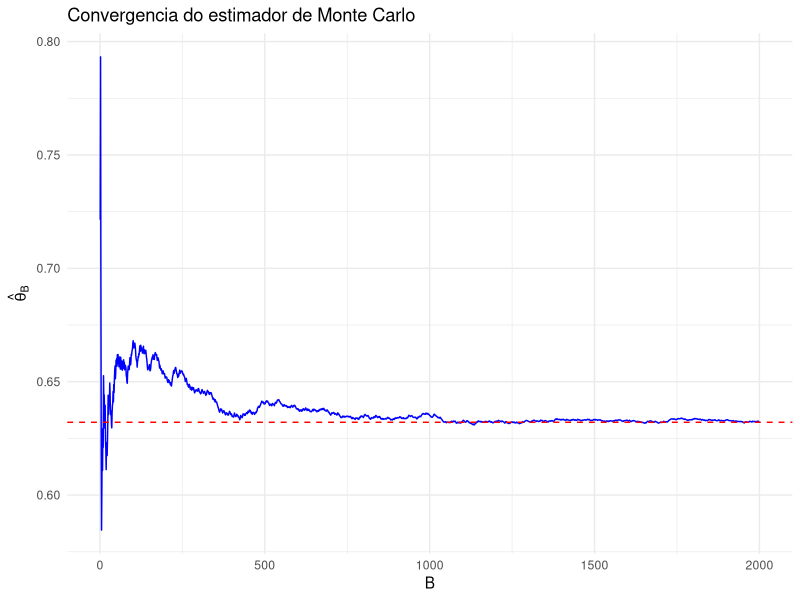
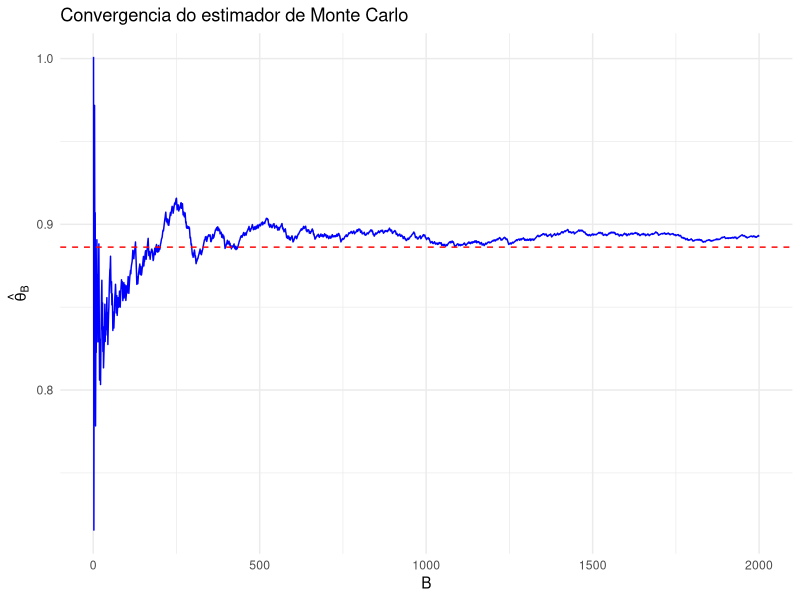
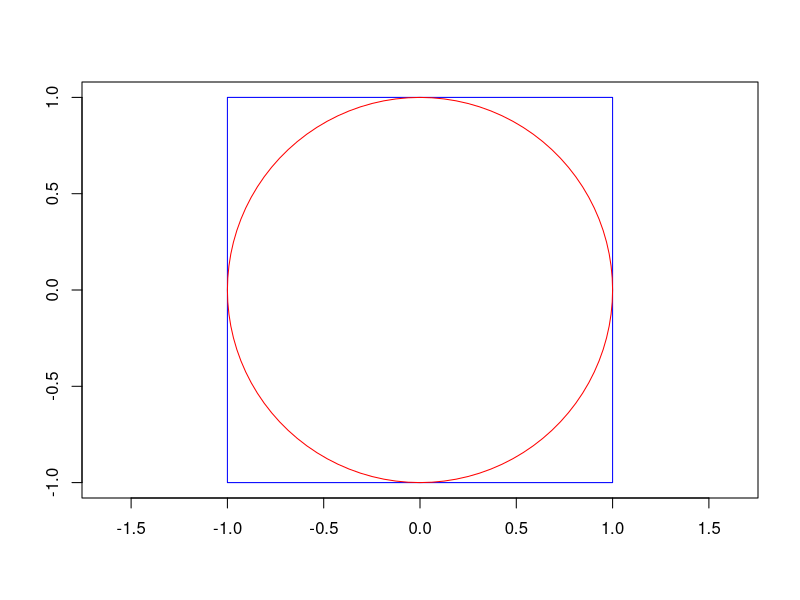
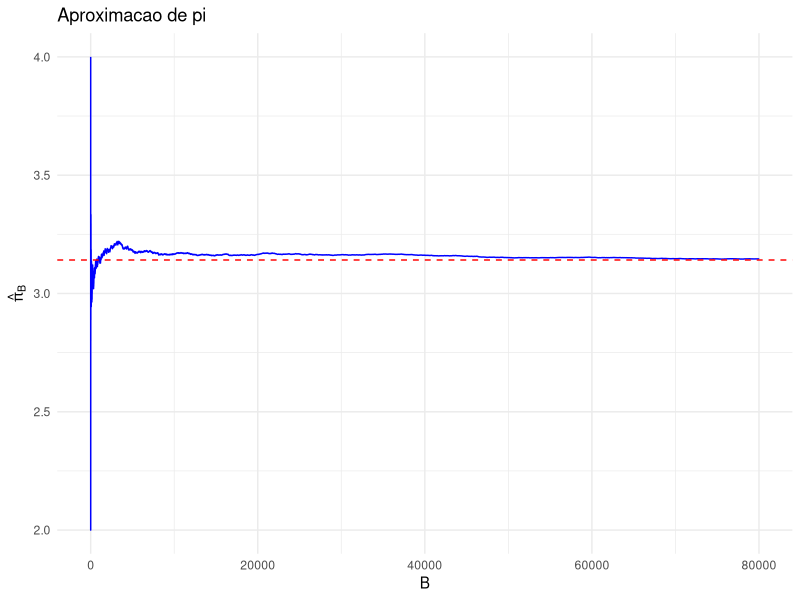
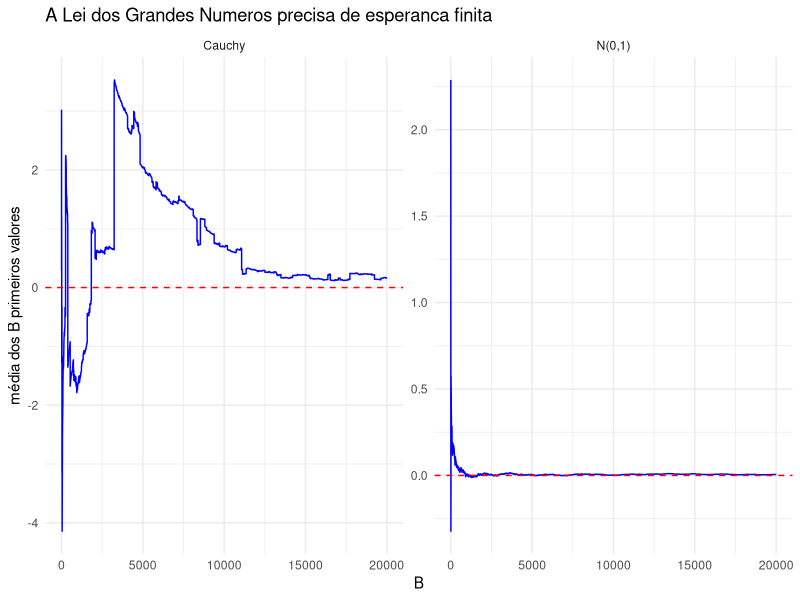
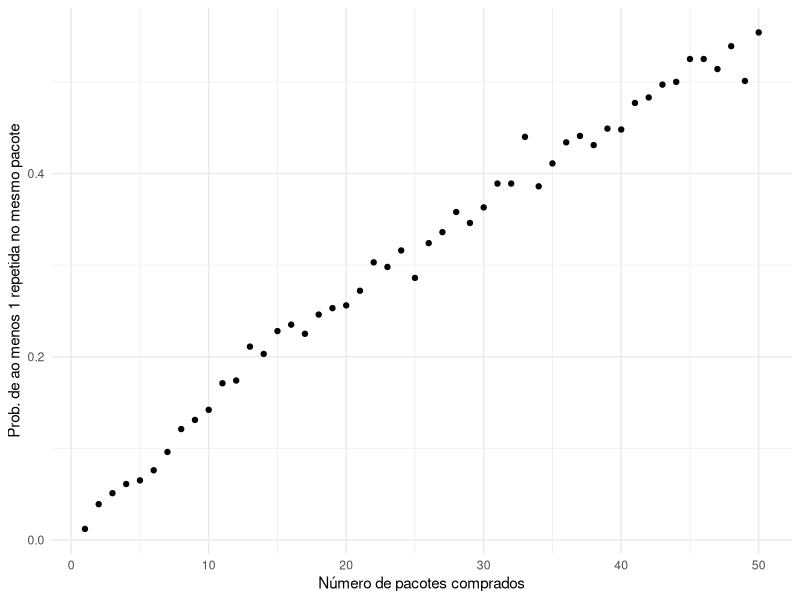

These figures' R source, in order:
## ---- chunk 1
set.seed(58)
B <- 100
u <- runif(B, min = 0, max = 1)

# Estimativa de theta usando Monte Carlo
theta_hat <- mean(exp(-u))
cat("Estimativa de theta:", theta_hat, "\n")

# Valor real da integral
valor_real <- 1 - exp(-1)
cat("Valor real:", valor_real, "\n")
## ---- chunk 2
library(ggplot2)

set.seed(58)
B <- 2000
u <- runif(B)

# cumsum(x)[i] é a soma dos i primeiros elementos de x. Dividindo pelo índice,
# obtemos a média dos i primeiros valores, ou seja, a estimativa com i simulações
theta_hat_parcial <- cumsum(exp(-u)) / (1:B)

dados <- data.frame(b = 1:B, theta_hat = theta_hat_parcial)

ggplot(dados, aes(x = b, y = theta_hat)) +
  geom_line(color = "blue") +
  geom_hline(yintercept = 1 - exp(-1), color = "red", linetype = "dashed") +
  labs(x = "B", y = expression(hat(theta)[B]),
       title = "Convergencia do estimador de Monte Carlo") +
  theme_minimal()
## ---- chunk 3
set.seed(58)
B <- 10000
a <- 0
b <- pi

u <- runif(B, min = a, max = b)

# Não esqueça do fator (b - a): a densidade da Unif(a,b) vale 1/(b-a), e não 1
theta_hat <- (b - a) * mean(u * sin(u))
cat("Estimativa de theta:", theta_hat, "\n")
cat("Valor real:", pi, "\n")
## ---- chunk 4
set.seed(58)
B <- 1000
x <- rexp(B, rate = 1)

theta_hat <- mean(exp(-(x^2 - x)))
cat("Estimativa de theta:", theta_hat, "\n")

valor_real <- sqrt(pi) / 2
cat("Valor real:", valor_real, "\n")
## ---- chunk 5
set.seed(58)
B <- 2000
x <- rexp(B, rate = 1)

theta_hat_parcial <- cumsum(exp(-(x^2 - x))) / (1:B)

dados <- data.frame(b = 1:B, theta_hat = theta_hat_parcial)

ggplot(dados, aes(x = b, y = theta_hat)) +
  geom_line(color = "blue") +
  geom_hline(yintercept = sqrt(pi) / 2, color = "red", linetype = "dashed") +
  labs(x = "B", y = expression(hat(theta)[B]),
       title = "Convergencia do estimador de Monte Carlo") +
  theme_minimal()
## ---- chunk 6
set.seed(58)

# Número de simulações
B <- 50000

# Geração de valores da distribuição Gama(2,3)
x <- rgamma(B, shape = 2, rate = 3)

# Indicadora do evento de interesse: TRUE vira 1 e FALSE vira 0
y <- as.integer(x >= 0.4)

# Estimativa via Monte Carlo
valor_aproximado <- mean(y)
cat("Valor aproximado via Monte Carlo:", valor_aproximado, "\n")

# Valor real, usando a função de distribuição acumulada (f.d.a.)
valor_real <- 1 - pgamma(0.4, shape = 2, rate = 3)
cat("Valor real (f.d.a.):", valor_real, "\n")
## ---- chunk 7
require(plotrix)

plot(c(-1, 1), c(-1, 1), type = "n", asp = 1, xlab = "", ylab = "")
rect(-1, -1, 1, 1, border = "blue")
draw.circle(0, 0, 1, border = "red")
## ---- chunk 8
set.seed(459)

B <- 80000
z <- numeric(B)

# Loop para gerar os pontos e verificar se estão dentro do círculo.
# Como U ~ Unif(0,1), 2*U - 1 tem distribuição Unif(-1,1)
for (i in 1:B) {
  x <- 2 * runif(1) - 1
  y <- 2 * runif(1) - 1
  z[i] <- (x^2 + y^2 <= 1)
}

# Estimativa de pi usando os i primeiros pontos, para cada i
theta_hat <- cumsum(z) / (1:B)
pi_hat <- theta_hat * 4

dados <- data.frame(b = 1:B, pi_hat = pi_hat)

ggplot(dados, aes(x = b, y = pi_hat)) +
  geom_line(color = "blue") +
  geom_hline(yintercept = pi, color = "red", linetype = "dashed") +
  labs(x = "B", y = expression(hat(pi)[B]),
       title = "Aproximacao de pi") +
  theme_minimal()
## ---- chunk 9
set.seed(0)
B <- 10000  # número de simulações
z <- numeric(B)

# Loop para gerar os pontos e verificar se estão dentro do círculo
for (i in 1:B) {
  x <- 2 * runif(1) - 1
  y <- 2 * runif(1) - 1
  z[i] <- (x^2 + y^2 <= 1)
}

# Estimativa pontual
theta_hat <- mean(z)
pi_hat <- theta_hat * 4
cat("Estimativa de pi:", pi_hat, "\n")

# Desvio padrão de uma observação e erro padrão da média
sigma_hat <- sd(z)
erro_padrao <- sigma_hat / sqrt(B)

alpha <- 0.05  # nível de significância
z_alpha2 <- qnorm(1 - alpha / 2)

# Intervalo de confiança para theta = pi/4 e, multiplicando por 4, para pi
ic_theta <- c(theta_hat - z_alpha2 * erro_padrao,
              theta_hat + z_alpha2 * erro_padrao)
ic_pi <- 4 * ic_theta
cat("Intervalo de confiança para pi:", ic_pi, "\n")
## ---- chunk 10
set.seed(1)

# Etapa 1: simulação piloto, apenas para estimar sigma
B_piloto <- 1000
x <- runif(B_piloto, -1, 1)
y <- runif(B_piloto, -1, 1)
z <- as.integer(x^2 + y^2 <= 1)
sigma_hat <- sd(z)

# Etapa 2: B necessário para a semi-amplitude desejada.
# Como estimamos pi = 4*theta, o erro em pi é 4 vezes o erro em theta
epsilon <- 0.001
z_alpha2 <- qnorm(0.975)
B_necessario <- (z_alpha2 * 4 * sigma_hat / epsilon)^2

cat("Desvio padrão estimado:", sigma_hat, "\n")
cat("B necessário:", ceiling(B_necessario), "\n")
## ---- chunk 11
set.seed(7)
B <- 20000

# Média dos i primeiros valores gerados, para cada i, nas duas distribuições
media_normal <- cumsum(rnorm(B)) / (1:B)
media_cauchy <- cumsum(rcauchy(B)) / (1:B)

dados <- data.frame(
  b = rep(1:B, 2),
  media = c(media_normal, media_cauchy),
  distribuicao = rep(c("N(0,1)", "Cauchy"), each = B)
)

ggplot(dados, aes(x = b, y = media)) +
  geom_line(color = "blue") +
  geom_hline(yintercept = 0, color = "red", linetype = "dashed") +
  facet_wrap(~ distribuicao, scales = "free_y") +
  labs(x = "B", y = "média dos B primeiros valores",
       title = "A Lei dos Grandes Numeros precisa de esperanca finita") +
  theme_minimal()
## ---- chunk 12
set.seed(42)
n_figurinhas <- 640
B <- 1000
n_pacotes <- 1:50

prob_coincidencia <- numeric(length(n_pacotes))

for (ii in seq_along(n_pacotes)) {
  tem_repetida <- numeric(B)
  for (jj in 1:B) {
    # Cada linha da matriz é um pacote com 5 figurinhas sorteadas com reposição
    figurinhas <- matrix(sample(1:n_figurinhas, n_pacotes[ii] * 5, replace = TRUE),
                         nrow = n_pacotes[ii], ncol = 5)
    # apply(m, 1, f) aplica a função f a cada linha da matriz m; aqui, f verifica
    # se o pacote tem alguma figurinha repetida
    repetida_no_pacote <- apply(figurinhas, 1, function(pacote) any(duplicated(pacote)))
    tem_repetida[jj] <- any(repetida_no_pacote)
  }
  prob_coincidencia[ii] <- mean(tem_repetida)
}
## ---- chunk 13
dados <- data.frame(n_pacotes = n_pacotes, prob_coincidencia = prob_coincidencia)

ggplot(dados, aes(x = n_pacotes, y = prob_coincidencia)) +
  geom_point() +
  labs(x = "Número de pacotes comprados",
       y = "Prob. de ao menos 1 repetida no mesmo pacote") +
  theme_minimal()
## ---- chunk 14
set.seed(42)
numero_pacotes <- numeric(B)

for (jj in 1:B) {
  ja_tenho <- rep(FALSE, n_figurinhas)  # ja_tenho[k]: a figurinha k já apareceu?
  n_distintas <- 0
  contador_pacotes <- 0

  while (n_distintas < n_figurinhas) {
    pacote <- sample(1:n_figurinhas, 5, replace = TRUE)
    for (figurinha in pacote) {
      if (!ja_tenho[figurinha]) {
        ja_tenho[figurinha] <- TRUE
        n_distintas <- n_distintas + 1
      }
    }
    contador_pacotes <- contador_pacotes + 1
  }

  numero_pacotes[jj] <- contador_pacotes
}
## ---- chunk 15
mean(numero_pacotes)
## ---- chunk 16
cat("Probabilidade de precisar de mais de 800 pacotes: ",
    mean(numero_pacotes > 800) * 100, "%\n", sep = "")
cat("Probabilidade de precisar de mais de 1000 pacotes: ",
    mean(numero_pacotes > 1000) * 100, "%\n", sep = "")
